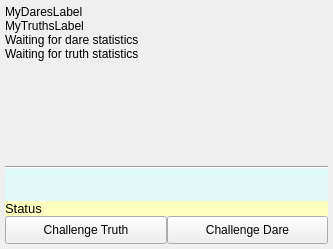
<?xml version="1.0" encoding="UTF-8"?>
<ui version="4.0">
 <class>TodGameWidget</class>
 <widget class="QWidget" name="TodGameWidget">
  <property name="geometry">
   <rect>
    <x>0</x>
    <y>0</y>
    <width>333</width>
    <height>249</height>
   </rect>
  </property>
  <property name="sizePolicy">
   <sizepolicy hsizetype="Expanding" vsizetype="Expanding">
    <horstretch>0</horstretch>
    <verstretch>0</verstretch>
   </sizepolicy>
  </property>
  <property name="windowTitle">
   <string>Form</string>
  </property>
  <property name="styleSheet">
   <string notr="true">QPushButton#DareButton
{
color: white;
font: bold 14px;
border-width: 5;
border-image: url(:/MyP2PWeb/Resources/button_green_normal.png)10;
padding: -5;
}
QPushButton#DareButton:pressed
{
border-width: 5;
border-image: url(:/MyP2PWeb/Resources/button_green_pressed.png)10;
padding: -5;
}
QPushButton#TruthButton
{
color: white;
font: bold 14px;
border-width: 5;
border-image: url(:/MyP2PWeb/Resources/button_green_normal.png)10;
padding: -5;
}
QPushButton#TruthButton:pressed
{
border-width: 5;
border-image: url(:/MyP2PWeb/Resources/button_green_pressed.png)10;
padding: -5;
}
</string>
  </property>
  <layout class="QVBoxLayout" name="verticalLayout">
   <property name="spacing">
    <number>0</number>
   </property>
   <property name="margin">
    <number>5</number>
   </property>
   <item>
    <widget class="QLabel" name="MyDaresLabel">
     <property name="text">
      <string>MyDaresLabel</string>
     </property>
    </widget>
   </item>
   <item>
    <widget class="QLabel" name="MyTruthsLabel">
     <property name="text">
      <string>MyTruthsLabel</string>
     </property>
    </widget>
   </item>
   <item>
    <widget class="QLabel" name="FriendDaresLabel">
     <property name="text">
      <string>Waiting for dare statistics</string>
     </property>
    </widget>
   </item>
   <item>
    <widget class="QLabel" name="FriendTruthsLabel">
     <property name="text">
      <string>Waiting for truth statistics</string>
     </property>
    </widget>
   </item>
   <item>
    <widget class="VidWidget" name="TruthOrDareWidget" native="true">
     <property name="sizePolicy">
      <sizepolicy hsizetype="Expanding" vsizetype="Expanding">
       <horstretch>0</horstretch>
       <verstretch>0</verstretch>
      </sizepolicy>
     </property>
    </widget>
   </item>
   <item>
    <widget class="Line" name="line_2">
     <property name="orientation">
      <enum>Qt::Horizontal</enum>
     </property>
    </widget>
   </item>
   <item>
    <layout class="QHBoxLayout" name="horizontalLayout_2">
     <item>
      <widget class="VxLabel" name="m_ChallengeImageLabel">
       <property name="sizePolicy">
        <sizepolicy hsizetype="Fixed" vsizetype="Fixed">
         <horstretch>0</horstretch>
         <verstretch>0</verstretch>
        </sizepolicy>
       </property>
       <property name="minimumSize">
        <size>
         <width>32</width>
         <height>32</height>
        </size>
       </property>
       <property name="maximumSize">
        <size>
         <width>32</width>
         <height>32</height>
        </size>
       </property>
       <property name="styleSheet">
        <string notr="true">QLabel#m_ChallengeImageLabel
{   
background-color: #e0f9f9;
}
</string>
       </property>
       <property name="text">
        <string/>
       </property>
      </widget>
     </item>
     <item>
      <widget class="QLabel" name="m_ChallengeTextLabel">
       <property name="font">
        <font>
         <pointsize>11</pointsize>
        </font>
       </property>
       <property name="styleSheet">
        <string notr="true">QLabel#m_ChallengeTextLabel
{   
color: black;
background-color: #e0f9f9;
}
</string>
       </property>
       <property name="text">
        <string/>
       </property>
      </widget>
     </item>
    </layout>
   </item>
   <item>
    <widget class="QLabel" name="m_TodStatusLabel">
     <property name="sizePolicy">
      <sizepolicy hsizetype="Expanding" vsizetype="Preferred">
       <horstretch>0</horstretch>
       <verstretch>0</verstretch>
      </sizepolicy>
     </property>
     <property name="font">
      <font>
       <pointsize>10</pointsize>
      </font>
     </property>
     <property name="styleSheet">
      <string notr="true">#m_TodStatusLabel
{   
color: black;
background-color: rgb(255,255,191);
}
</string>
     </property>
     <property name="text">
      <string>Status</string>
     </property>
    </widget>
   </item>
   <item>
    <layout class="QHBoxLayout" name="horizontalLayout">
     <item>
      <widget class="QPushButton" name="m_TruthButton">
       <property name="sizePolicy">
        <sizepolicy hsizetype="Expanding" vsizetype="Fixed">
         <horstretch>0</horstretch>
         <verstretch>0</verstretch>
        </sizepolicy>
       </property>
       <property name="minimumSize">
        <size>
         <width>0</width>
         <height>28</height>
        </size>
       </property>
       <property name="maximumSize">
        <size>
         <width>16777215</width>
         <height>28</height>
        </size>
       </property>
       <property name="text">
        <string>Challenge Truth</string>
       </property>
      </widget>
     </item>
     <item>
      <widget class="QPushButton" name="m_DareButton">
       <property name="sizePolicy">
        <sizepolicy hsizetype="Expanding" vsizetype="Fixed">
         <horstretch>0</horstretch>
         <verstretch>0</verstretch>
        </sizepolicy>
       </property>
       <property name="minimumSize">
        <size>
         <width>0</width>
         <height>28</height>
        </size>
       </property>
       <property name="maximumSize">
        <size>
         <width>16777215</width>
         <height>28</height>
        </size>
       </property>
       <property name="text">
        <string>Challenge Dare</string>
       </property>
      </widget>
     </item>
    </layout>
   </item>
  </layout>
 </widget>
 <customwidgets>
  <customwidget>
   <class>VidWidget</class>
   <extends>QWidget</extends>
   <header>VidWidget.h</header>
   <container>1</container>
  </customwidget>
  <customwidget>
   <class>VxLabel</class>
   <extends>QLabel</extends>
   <header>VxLabel.h</header>
  </customwidget>
 </customwidgets>
 <resources/>
 <connections/>
</ui>
